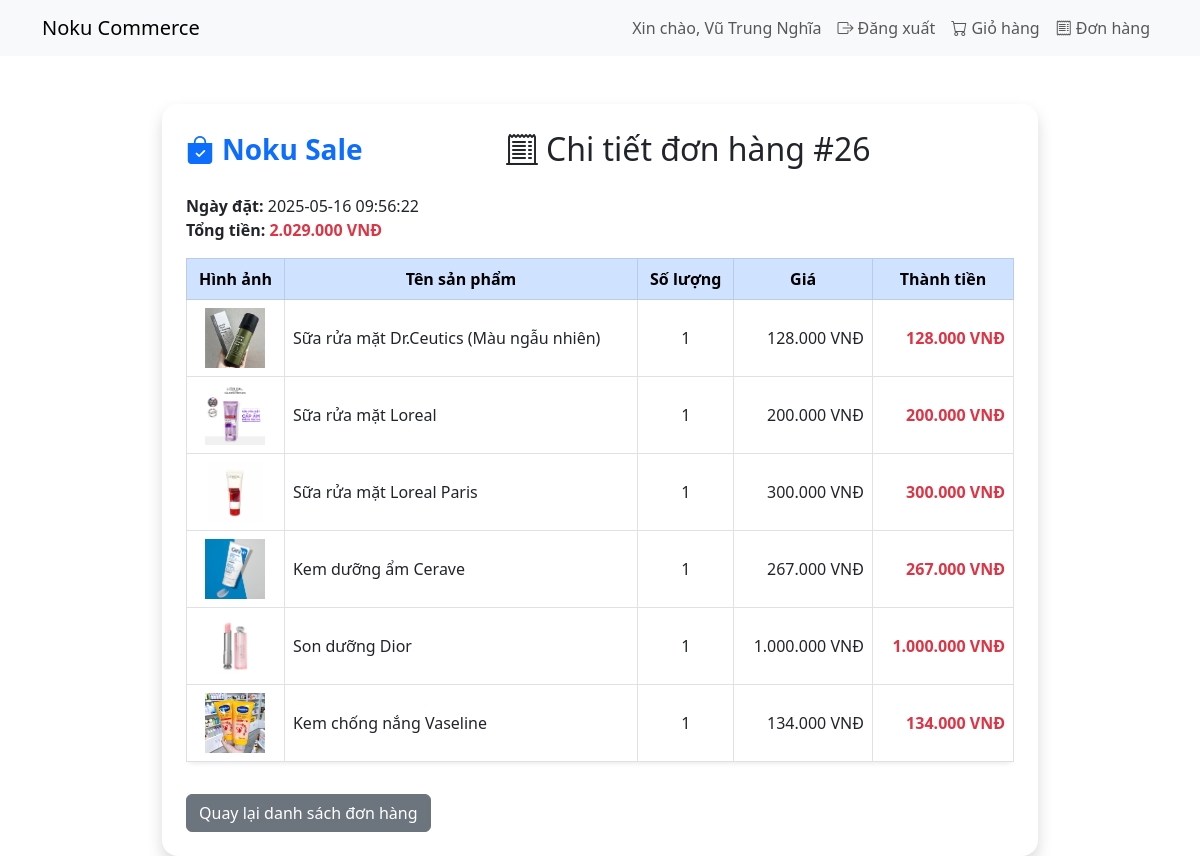
/index.php?controller=Order&action=orderDetail&id=26 (signed in), run on the app's committed database.
### tables this page shows
CREATE TABLE `orders` (
  `id` int(11) NOT NULL,
  `user_id` int(11) NOT NULL,
  `user_name` varchar(100) DEFAULT NULL,
  `order_date` timestamp NOT NULL DEFAULT current_timestamp(),
  `total` decimal(10,2) NOT NULL
);

CREATE TABLE `order_items` (
  `id` int(11) NOT NULL,
  `order_id` int(11) DEFAULT NULL,
  `product_id` int(11) DEFAULT NULL,
  `product_name` varchar(255) DEFAULT NULL,
  `user_name` varchar(100) DEFAULT NULL,
  `quantity` int(11) DEFAULT NULL,
  `price` decimal(10,2) DEFAULT NULL
);

CREATE TABLE `products` (
  `id` int(11) NOT NULL,
  `name` varchar(100) NOT NULL,
  `price` decimal(10,2) NOT NULL,
  `description` text DEFAULT NULL,
  `created_at` timestamp NOT NULL DEFAULT current_timestamp(),
  `updated_at` timestamp NOT NULL DEFAULT current_timestamp() ON UPDATE current_timestamp(),
  `image` varchar(255) DEFAULT NULL
);

### controllers/OrderController.php (called while the page is built, shortened)
<?php
class OrderController {
    public function orderDetail() {
        $user_id = $_SESSION['user_id'];
        $order_id = isset($_GET['id']) ? intval($_GET['id']) : 0;
        $db = DB::getInstance();
        $stmt = $db->prepare("SELECT * FROM orders WHERE id = ? AND user_id = ?");
        $stmt->execute([$order_id, $user_id]);
        $order = $stmt->fetch(PDO::FETCH_ASSOC);
        $stmt = $db->prepare("SELECT oi.*, p.name, p.image FROM order_items oi JOIN products p ON oi.product_id = p.id WHERE oi.order_id = ?");
        $stmt->execute([$order_id]);
        $items = $stmt->fetchAll(PDO::FETCH_ASSOC);
    }
}

### views/member/order_detail.php (the view)
<div class="container mt-5" style="max-width: 900px;">
    <div class="bg-white rounded-4 shadow p-4">
        <div class="d-flex justify-content-between align-items-center mb-4">
            <a class="navbar-brand fs-3 fw-bold text-primary" href="index.php" style="text-decoration:none;">
                <i class="bi bi-bag-check-fill me-2"></i>Noku Sale
            </a>
            <h2 class="mb-0 text-center flex-grow-1">
                <i class="bi bi-receipt-cutoff me-2"></i>Chi tiết đơn hàng #<?= $order['id'] ?>
            </h2>
        </div>
        <div class="mb-3">
            <strong>Ngày đặt:</strong> <?= $order['order_date'] ?><br>
            <strong>Tổng tiền:</strong> <span class="text-danger fw-bold"><?= number_format($order['total'], 0, ',', '.') ?> VNĐ</span>
        </div>
        <div class="table-responsive">
            <table class="table table-bordered table-hover align-middle shadow-sm rounded-3">
                <thead class="table-primary">
                    <tr>
                        <th class="text-center">Hình ảnh</th>
                        <th class="text-center">Tên sản phẩm</th>
                        <th class="text-center">Số lượng</th>
                        <th class="text-center">Giá</th>
                        <th class="text-center">Thành tiền</th>
                    </tr>
                </thead>
                <tbody>
                    <?php foreach ($items as $item): ?>
                    <tr>
                        <td class="text-center">
                            <?php if (!empty($item['image'])): ?>
                                <img src="uploads/products/<?= htmlspecialchars($item['image']) ?>"
                                     alt="<?= htmlspecialchars($item['name']) ?>"
                                     style="max-width: 60px; max-height: 60px;">
                            <?php endif; ?>
                        </td>
                        <td><?= htmlspecialchars($item['name']) ?></td>
                        <td class="text-center"><?= $item['quantity'] ?></td>
                        <td class="text-end"><?= number_format($item['price'], 0, ',', '.') ?> VNĐ</td>
                        <td class="text-end text-danger fw-bold">
                            <?= number_format($item['price'] * $item['quantity'], 0, ',', '.') ?> VNĐ
                        </td>
                    </tr>
                    <?php endforeach; ?>
                </tbody>
            </table>
        </div>
        <a href="index.php?controller=Order&action=myOrders" class="btn btn-secondary mt-3">
            Quay lại danh sách đơn hàng
        </a>
    </div>
</div>

### data on the page
orders: id "26", order_date "2025-05-16 09:56:22", total "2.029.000"
order_items: product.image (picture), product.name "Sữa rửa mặt Dr.Ceutics (Màu ngẫu nhiên)", quantity "1", price "128.000", $item['price'] * $item['quantity'] "128.000"
order_items: product.image (picture), product.name "Sữa rửa mặt Loreal", quantity "1", price "200.000", $item['price'] * $item['quantity'] "200.000"
order_items: product.image (picture), product.name "Sữa rửa mặt Loreal Paris", quantity "1", price "300.000", $item['price'] * $item['quantity'] "300.000"
order_items: product.image (picture), product.name "Kem dưỡng ẩm Cerave", quantity "1", price "267.000", $item['price'] * $item['quantity'] "267.000"
order_items: product.image (picture), product.name "Son dưỡng Dior", quantity "1", price "1.000.000", $item['price'] * $item['quantity'] "1.000.000"
order_items: product.image (picture), product.name "Kem chống nắng Vaseline", quantity "1", price "134.000", $item['price'] * $item['quantity'] "134.000"

### other printed values
$_SESSION['user_name'] "Vũ Trung Nghĩa"
